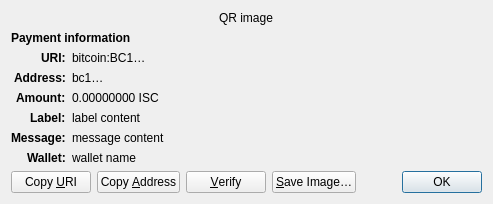
<?xml version="1.0" encoding="UTF-8"?>
<ui version="4.0">
 <class>ReceiveRequestDialog</class>
 <widget class="QDialog" name="ReceiveRequestDialog">
  <property name="geometry">
   <rect>
    <x>0</x>
    <y>0</y>
    <width>413</width>
    <height>229</height>
   </rect>
  </property>
  <property name="windowTitle">
   <string>Request payment to …</string>
  </property>
  <layout class="QGridLayout" name="gridLayout" columnstretch="0,1">
   <property name="sizeConstraint">
    <enum>QLayout::SetFixedSize</enum>
   </property>
   <item row="0" column="0" colspan="2" alignment="Qt::AlignHCenter">
    <widget class="QRImageWidget" name="qr_code">
     <property name="text">
      <string notr="true">QR image</string>
     </property>
     <property name="textInteractionFlags">
      <set>Qt::NoTextInteraction</set>
     </property>
    </widget>
   </item>
   <item row="1" column="0" colspan="2">
    <widget class="QLabel" name="payment_header">
     <property name="font">
      <font>
       <weight>75</weight>
       <bold>true</bold>
      </font>
     </property>
     <property name="text">
      <string>Payment information</string>
     </property>
     <property name="textInteractionFlags">
      <set>Qt::NoTextInteraction</set>
     </property>
    </widget>
   </item>
   <item row="2" column="0" alignment="Qt::AlignRight|Qt::AlignTop">
    <widget class="QLabel" name="uri_tag">
     <property name="font">
      <font>
       <weight>75</weight>
       <bold>true</bold>
      </font>
     </property>
     <property name="text">
      <string notr="true">URI:</string>
     </property>
     <property name="textFormat">
      <enum>Qt::PlainText</enum>
     </property>
     <property name="textInteractionFlags">
      <set>Qt::NoTextInteraction</set>
     </property>
    </widget>
   </item>
   <item row="2" column="1" alignment="Qt::AlignTop">
    <widget class="QLabel" name="uri_content">
     <property name="text">
      <string notr="true">bitcoin:BC1…</string>
     </property>
     <property name="textFormat">
      <enum>Qt::RichText</enum>
     </property>
     <property name="wordWrap">
      <bool>true</bool>
     </property>
     <property name="textInteractionFlags">
      <set>Qt::TextSelectableByMouse</set>
     </property>
    </widget>
   </item>
   <item row="3" column="0" alignment="Qt::AlignRight|Qt::AlignTop">
    <widget class="QLabel" name="address_tag">
     <property name="font">
      <font>
       <weight>75</weight>
       <bold>true</bold>
      </font>
     </property>
     <property name="text">
      <string>Address:</string>
     </property>
     <property name="textInteractionFlags">
      <set>Qt::NoTextInteraction</set>
     </property>
    </widget>
   </item>
   <item row="3" column="1" alignment="Qt::AlignTop">
    <widget class="QLabel" name="address_content">
     <property name="text">
      <string notr="true">bc1…</string>
     </property>
     <property name="textFormat">
      <enum>Qt::PlainText</enum>
     </property>
     <property name="textInteractionFlags">
      <set>Qt::TextSelectableByMouse</set>
     </property>
    </widget>
   </item>
   <item row="4" column="0" alignment="Qt::AlignRight|Qt::AlignTop">
    <widget class="QLabel" name="amount_tag">
     <property name="font">
      <font>
       <weight>75</weight>
       <bold>true</bold>
      </font>
     </property>
     <property name="text">
      <string>Amount:</string>
     </property>
     <property name="textInteractionFlags">
      <set>Qt::NoTextInteraction</set>
     </property>
    </widget>
   </item>
   <item row="4" column="1" alignment="Qt::AlignTop">
    <widget class="QLabel" name="amount_content">
     <property name="text">
      <string notr="true">0.00000000 ISC</string>
     </property>
     <property name="textFormat">
      <enum>Qt::PlainText</enum>
     </property>
     <property name="textInteractionFlags">
      <set>Qt::TextSelectableByMouse</set>
     </property>
    </widget>
   </item>
   <item row="5" column="0" alignment="Qt::AlignRight|Qt::AlignTop">
    <widget class="QLabel" name="label_tag">
     <property name="font">
      <font>
       <weight>75</weight>
       <bold>true</bold>
      </font>
     </property>
     <property name="text">
      <string>Label:</string>
     </property>
     <property name="textInteractionFlags">
      <set>Qt::NoTextInteraction</set>
     </property>
    </widget>
   </item>
   <item row="5" column="1" alignment="Qt::AlignTop">
    <widget class="QLabel" name="label_content">
     <property name="text">
      <string notr="true">label content</string>
     </property>
     <property name="textFormat">
      <enum>Qt::PlainText</enum>
     </property>
     <property name="wordWrap">
      <bool>true</bool>
     </property>
     <property name="textInteractionFlags">
      <set>Qt::TextSelectableByMouse</set>
     </property>
    </widget>
   </item>
   <item row="6" column="0" alignment="Qt::AlignRight|Qt::AlignTop">
    <widget class="QLabel" name="message_tag">
     <property name="font">
      <font>
       <weight>75</weight>
       <bold>true</bold>
      </font>
     </property>
     <property name="text">
      <string>Message:</string>
     </property>
     <property name="textInteractionFlags">
      <set>Qt::NoTextInteraction</set>
     </property>
    </widget>
   </item>
   <item row="6" column="1" alignment="Qt::AlignTop">
    <widget class="QLabel" name="message_content">
     <property name="text">
      <string notr="true">message content</string>
     </property>
     <property name="textFormat">
      <enum>Qt::PlainText</enum>
     </property>
     <property name="wordWrap">
      <bool>true</bool>
     </property>
     <property name="textInteractionFlags">
      <set>Qt::TextSelectableByMouse</set>
     </property>
    </widget>
   </item>
   <item row="7" column="0" alignment="Qt::AlignRight|Qt::AlignTop">
    <widget class="QLabel" name="wallet_tag">
     <property name="font">
      <font>
       <weight>75</weight>
       <bold>true</bold>
      </font>
     </property>
     <property name="text">
      <string>Wallet:</string>
     </property>
     <property name="textInteractionFlags">
      <set>Qt::NoTextInteraction</set>
     </property>
    </widget>
   </item>
   <item row="7" column="1" alignment="Qt::AlignTop">
    <widget class="QLabel" name="wallet_content">
     <property name="text">
      <string notr="true">wallet name</string>
     </property>
     <property name="textFormat">
      <enum>Qt::PlainText</enum>
     </property>
     <property name="wordWrap">
      <bool>true</bool>
     </property>
     <property name="textInteractionFlags">
      <set>Qt::TextSelectableByMouse</set>
     </property>
    </widget>
   </item>
   <item row="8" column="0" colspan="2">
    <layout class="QHBoxLayout" name="horizontalLayout">
     <item>
      <widget class="QPushButton" name="btnCopyURI">
       <property name="text">
        <string>Copy &amp;URI</string>
       </property>
       <property name="autoDefault">
        <bool>false</bool>
       </property>
      </widget>
     </item>
     <item>
      <widget class="QPushButton" name="btnCopyAddress">
       <property name="text">
        <string>Copy &amp;Address</string>
       </property>
       <property name="autoDefault">
        <bool>false</bool>
       </property>
      </widget>
     </item>
     <item>
      <widget class="QPushButton" name="btnVerify">
       <property name="text">
        <string>&amp;Verify</string>
       </property>
       <property name="toolTip">
        <string>Verify this address on e.g. a hardware wallet screen</string>
       </property>
       <property name="autoDefault">
        <bool>false</bool>
       </property>
      </widget>
     </item>
     <item>
      <widget class="QPushButton" name="btnSaveAs">
       <property name="text">
        <string>&amp;Save Image…</string>
       </property>
       <property name="autoDefault">
        <bool>false</bool>
       </property>
      </widget>
     </item>
     <item>
      <spacer name="horizontalSpacer_2">
       <property name="orientation">
        <enum>Qt::Horizontal</enum>
       </property>
       <property name="sizeHint" stdset="0">
        <size>
         <width>40</width>
         <height>20</height>
        </size>
       </property>
      </spacer>
     </item>
     <item>
      <widget class="QDialogButtonBox" name="buttonBox">
       <property name="focusPolicy">
        <enum>Qt::StrongFocus</enum>
       </property>
       <property name="standardButtons">
        <set>QDialogButtonBox::Ok</set>
       </property>
      </widget>
     </item>
    </layout>
   </item>
  </layout>
 </widget>
 <customwidgets>
  <customwidget>
   <class>QRImageWidget</class>
   <extends>QLabel</extends>
   <header>qt/qrimagewidget.h</header>
  </customwidget>
 </customwidgets>
 <tabstops>
  <tabstop>buttonBox</tabstop>
  <tabstop>btnCopyURI</tabstop>
  <tabstop>btnCopyAddress</tabstop>
  <tabstop>btnSaveAs</tabstop>
 </tabstops>
 <resources/>
 <connections>
  <connection>
   <sender>buttonBox</sender>
   <signal>accepted()</signal>
   <receiver>ReceiveRequestDialog</receiver>
   <slot>accept()</slot>
   <hints>
    <hint type="sourcelabel">
     <x>135</x>
     <y>230</y>
    </hint>
    <hint type="destinationlabel">
     <x>135</x>
     <y>126</y>
    </hint>
   </hints>
  </connection>
 </connections>
</ui>
